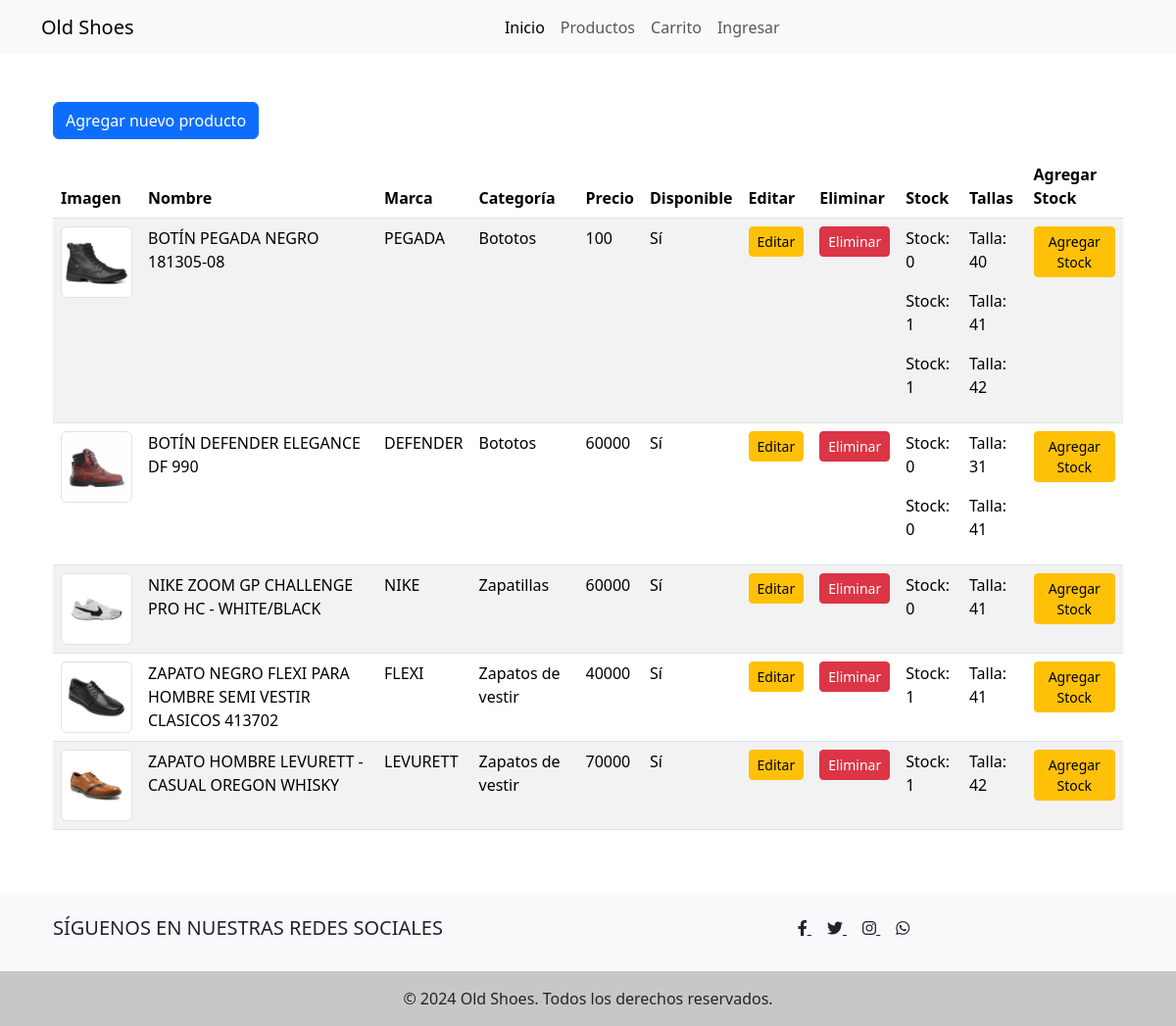
Screenshot of /lista_producto/ with the database file from the repository.
### core/models.py (models this page shows, shortened)
class Product(models.Model):
    name= models.CharField(max_length=200)
    brand = models.CharField(max_length=50)
    category = models.ForeignKey(Category,on_delete=models.CASCADE)
    image = models.ImageField(upload_to='img/', blank=True)
    excerpt = models.TextField(max_length=300,verbose_name='Extracto')
    detail = models.TextField(max_length=500,verbose_name='Informacion del producto')
    price = models.IntegerField()
    avalible = models.BooleanField(default=True)
    class Meta:
        db_table = 'products'
        verbose_name = 'Producto'
        verbose_name_plural = 'Productos'
        ordering = ['-id']

class Category(models.Model):
    name = models.CharField(max_length=100)
    featured = models.BooleanField(default=False)
    def __str__(self):
        return self.name
    class Meta:
        db_table = 'categories'
        verbose_name = 'Categoria'
        verbose_name_plural = 'Categorias'
        ordering = ['-id']

class ProductStock(models.Model):
    product = models.ForeignKey(Product, on_delete=models.CASCADE)
    size = models.IntegerField()
    stock = models.IntegerField()

### core/views.py (the view)
# urls.py: path('lista_producto/',lista_productos,name='lista_productos'),
def lista_productos(request):
    productos = Product.objects.all()
    context = {'productos': productos}
    return render(request, 'crud/lista_productos.html', context)

### core/templates/crud/lista_productos.html (shortened to what this page needs)
{% extends 'core/base.html' %}
{% block content %}
<div class="container mt-5">
    <a href="{% url 'agregar_producto' %}" class="btn btn-primary mb-3">Agregar nuevo producto</a>
    <div class="table-responsive">
        <table class="table table-striped">
            <thead>
                <tr>
                    <th scope="col">Imagen</th>
                    <th scope="col">Nombre</th>
                    <th scope="col">Marca</th>
                    <th scope="col">Categoría</th>
                    <th scope="col">Precio</th>
                    <th scope="col">Disponible</th>
                    <th scope="col">Editar</th>
                    <th scope="col">Eliminar</th>
                    <th scope="col">Stock</th>
                    <th scope="col">Tallas</th>
                    <th scope="col">Agregar Stock</th>
                </tr>
            </thead>
            <tbody>
                {% for producto in productos %}
                <tr>
                    <td>
                        {% if producto.image %}
                        <img src="{{ producto.image.url }}" alt="{{ producto.name }}" class="img-thumbnail" style="width: 100px; height: auto;">
                        {% else %}
                        No Image
                        {% endif %}
                    </td>
                    <td>{{ producto.name }}</td>
                    <td>{{ producto.brand }}</td>
                    <td>{{ producto.category }}</td>
                    <td>{{ producto.price }}</td>
                    <td>{{ producto.avalible|yesno:"Sí,No" }}</td>
                    <td>
                        <a class="btn btn-sm btn-warning" href="{% url 'actualizar_producto' producto.id %}">Editar</a>
                    </td>
                    <td>
                        <form action="{% url 'eliminar_producto' producto.id %}" method="post" class="d-inline">
                            <button type="submit" class="btn btn-sm btn-danger">Eliminar</button>
                        </form>
                    </td>
                    <td>
                        {% for stock in producto.productstock_set.all %}
                        <p>Stock: {{ stock.stock }}</p>
                        {% empty %}
                        <p>No hay stock disponible</p>
                        {% endfor %}
                    </td>
                    <td>
                        {% for stock in producto.productstock_set.all %}
                        <p>Talla: {{ stock.size }}</p>
                        {% empty %}
                        <p>No hay stock disponible</p>
                        {% endfor %}
                    </td>
                    <td>
                        <a href="{% url 'agregar_stock' producto.id %}" class="btn btn-sm btn-warning">Agregar Stock</a>
                    </td>
                </tr>
                {% endfor %}
            </tbody>
        </table>
    </div>
</div>
{% endblock %}

### core/templates/core/base.html (shortened to what this page needs)
<!DOCTYPE html>
<html lang="es">
<head>
    <link href="https://cdn.jsdelivr.net/npm/bootstrap@5.3.3/dist/css/bootstrap.min.css" rel="stylesheet">
    <link rel="stylesheet" href="https://cdnjs.cloudflare.com/ajax/libs/font-awesome/6.0.0-beta3/css/all.min.css">
</head>
<body>
    <nav class="navbar navbar-expand-lg navbar-light bg-light">
        <div class="container">
            <a class="navbar-brand" href="{% url 'home' %}">Old Shoes</a>
            <div class="collapse navbar-collapse justify-content-center" id="navbarNav">
                <ul class="navbar-nav">
                    <li class="nav-item">
                        <a class="nav-link active" aria-current="page" href="{% url 'home' %}">Inicio</a>
                    </li>
                    <li class="nav-item">
                        <a class="nav-link" href="{% url 'productos' %}">Productos</a>
                    </li>
                    <li class="nav-item">
                        <a class="nav-link" href="{% url 'cart_detail' %}">Carrito</a>
                    </li>
                    {% if request.user.is_authenticated %}
                        <li class="nav-item">
                            <a class="nav-link" href="{% url 'exit' %}">Salir</a>
                        </li>
                    {% else %}
                        <li class="nav-item">
                            <a class="nav-link" href="{% url 'login' %}">Ingresar</a>
                        </li>
                    {% endif %}
                </ul>
            </div>
        </div>
    </nav>
    <main class="container">
        {% block content %} {% endblock %}
    </main>
    <footer class="bg-light text-center text-lg-start mt-5">
        <div class="container p-4">
            <div class="row">
                <div class="col-lg-6 mb-4 mb-lg-0">
                    <h5 class="text-uppercase">Síguenos en nuestras redes sociales</h5>
                </div>
                <div class="col-lg-6 text-center">
                    <a href="#" class="me-3 text-reset">
                        <i class="fab fa-facebook-f"></i>
                    </a>
                    <a href="#" class="me-3 text-reset">
                        <i class="fab fa-twitter"></i>
                    </a>
                    <a href="#" class="me-3 text-reset">
                        <i class="fab fa-instagram"></i>
                    </a>
                    <a href="#" class="me-3 text-reset">
                        <i class="fab fa-whatsapp"></i>
                    </a>
                </div>
            </div>
        </div>
        <div class="text-center p-3" style="background-color: rgba(0, 0, 0, 0.2);">
            © 2024 Old Shoes. Todos los derechos reservados.
        </div>
    </footer>
</body>
</html>

### core/templates/core/base.html (style rules this page uses)
body { display: flex; flex-direction: column; min-height: 100vh; }
main { flex: 1; }

### rows the page displays
Product: image (picture), name "BOTÍN PEGADA NEGRO 181305-08", brand "PEGADA", category "Bototos", price "100", avalible "Sí"
ProductStock: stock "0", size "40"
ProductStock: stock "1", size "41"
ProductStock: stock "1", size "42"
Product: image (picture), name "BOTÍN DEFENDER ELEGANCE DF 990", brand "DEFENDER", category "Bototos", price "60000", avalible "Sí"
ProductStock: stock "0", size "31"
ProductStock: stock "0", size "41"
Product: image (picture), name "NIKE ZOOM GP CHALLENGE PRO HC - WHITE/BLACK", brand "NIKE", category "Zapatillas", price "60000", avalible "Sí"
ProductStock: stock "0", size "41"
Product: image (picture), name "ZAPATO NEGRO FLEXI PARA HOMBRE SEMI VESTIR CLASICOS 413702", brand "FLEXI", category "Zapatos de vestir", price "40000", avalible "Sí"
ProductStock: stock "1", size "41"
Product: image (picture), name "ZAPATO HOMBRE LEVURETT - CASUAL OREGON WHISKY", brand "LEVURETT", category "Zapatos de vestir", price "70000", avalible "Sí"
ProductStock: stock "1", size "42"
